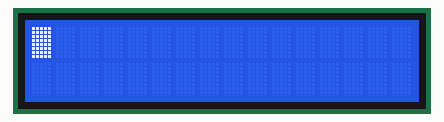
The sketch below on a simulated Arduino Uno, built with avr-gcc and run on an emulated ATmega328P. Shown: 16×2 character LCD. Wiring (inferred from the names in the program): character LCD (HD44780): RS pin 6; E pin 9; data pin 5, pin 8, pin 4, pin 7. Random numbers use the default seed unless the sketch sets one.

Above: at 0.88 s.
At 7.8 s:
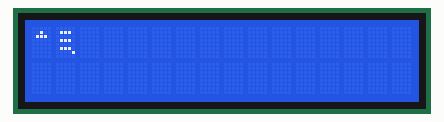
At 24.6 s:
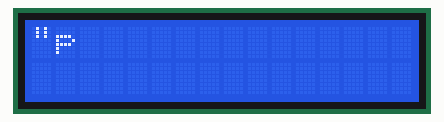
At 26.99 s:
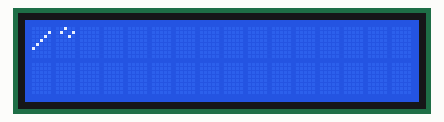
At 30.36 s:
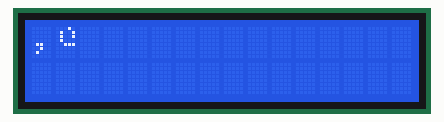
At 36.2 s:
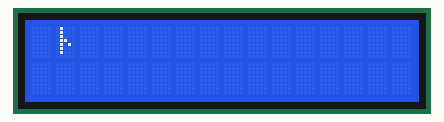

The sketch:

AY38910_Lorenz3D.ino
```cpp
// Lorenz3D attractor music //

  float x = 0.5f;
  float y = 0.5f;
  float z = -1.0f;

  bool drumon = false;

const byte ad[8] = { 8, 9, 2, 3, 4, 5, 6, 7 }; // connect to DA0,1,...,7
const byte pinBC1 = 10;
const byte pinCLK = 11; // OC2A output pin for ATmega328 boards
const byte pinBDIR = 12;
const byte pinRST = 13;

//Fast pin switching macros
#define __BCPORT__ PORTB
#define __BC1__ 2  // PORT PIN
#define __BDIR__ 4 // PORT PIN

void initFrequencyGenerator(){
    // Set Timer 2 CTC mode OC2A toggles on compare match
    TCCR2A = 0x42;
    TCCR2B = 0x01; // prescaller
    TIMSK2 = 0;
    // This value determines the output frequency: 0 - 16MHz, 1 - 8MHz, 2 - 4MHz, 3 - 2MHz, 4 - 1MHz
    OCR2A = 3;
}

/* Registers */
enum{
  REG_FREQ_A_LO = 0,
  REG_FREQ_A_HI,
  REG_FREQ_B_LO,
  REG_FREQ_B_HI,
  REG_FREQ_C_LO,
  REG_FREQ_C_HI,
  REG_FREQ_NOISE,
  REG_IO_MIXER,
  REG_LVL_A,
  REG_LVL_B,
  REG_LVL_C,
  REG_FREQ_ENV_LO,
  REG_FREQ_ENV_HI,
  REG_ENV_SHAPE,
  REG_IOA,
  REG_IOB
};

void send_data(byte address, byte data) {
// WRITE REGISTER NUMBER
  //write address to DA0-DA7 pins
  PORTB |= address & 0x03;
  PORTD |= address & 0xFC;
  //validate addess
  //set BC1+BDIR bits, latch address mode
  __BCPORT__ |= (1 << __BDIR__) + (1 << __BC1__);
  asm("nop\nnop\nnop\nnop\nnop\nnop\nnop\nnop"); //set+hold address delay 500ns (400+100 min)
  //clear BC1+BDIR bits, inactive mode
  __BCPORT__ &= ~((1 << __BDIR__) + (1 << __BC1__));
  // reset pins to tristate mode
  PORTB &= ~(address & 0x03);
  PORTD &= ~(address & 0xFC);

// WRITE REGISTER DATA
  //write data to pins
  PORTB |= data & 0x03;
  PORTD |= data & 0xFC;
  //validate data
  //set BDIR bit, write to reg mode
  __BCPORT__ |= ( 1 << __BDIR__);
  asm("nop\nnop\nnop\nnop"); //250ns delay (250min-500max) nop=62.5ns on 16MHz
  //clear BDIR bit, inactive mode
  __BCPORT__ &= ~( 1 << __BDIR__);
  // reset pins to tristate mode
  PORTB &= ~(data & 0x03);
  PORTD &= ~(data & 0xFC);
}

uint16_t note[] = {//MIDI note number
  15289, 14431, 13621, 12856, 12135, 11454, 10811, 10204,//0-o7
  9631, 9091, 8581, 8099, 7645, 7215, 6810, 6428,//8-15
  6067, 5727, 5405, 5102, 4816, 4545, 4290, 4050,//16-23
  3822, 3608, 3405, 3214, 3034, 2863, 2703, 2551,//24-31
  2408, 2273, 2145, 2025, 1911, 1804, 1703, 1607,//32-39
  1517, 1432, 1351, 1276, 1204, 1136, 1073, 1012,//40-47
  956, 902, 851, 804, 758, 716, 676, 638,//48-55
  602, 568, 536, 506, 478, 451, 426, 402,//56-63
  379, 358, 338, 319, 301, 284, 268, 253,//64-71
  239, 225, 213, 201, 190, 179, 169, 159,//72-79
  150, 142, 134, 127, 119, 113, 106, 100,//80-87
  95, 89, 84, 80, 75, 71, 67, 63,//88-95
  60, 56, 53, 50, 47, 45, 42, 40,//96-103
  38, 36, 34, 32, 30, 28, 27, 25,//104-111
  24, 22, 21, 20, 19, 18, 17, 16,//112-119
  15, 14, 13, 13, 12, 11, 11, 10,//120-127
  0//off
};

void note_chan_A(uint8_t i){
  send_data(REG_FREQ_A_LO, note[i]&0xff);
  send_data(REG_FREQ_A_HI, (note[i] >> 8)&0x0f);
}

void note_chan_B(uint8_t i){
  send_data(REG_FREQ_B_LO, note[i]&0xff);
  send_data(REG_FREQ_B_HI, (note[i] >> 8)&0x0f);
}

void note_chan_C(uint8_t i){
  send_data(REG_FREQ_C_LO, note[i]&0xff);
  send_data(REG_FREQ_C_HI, (note[i] >> 8)&0x0f);
}

void envelope(uint16_t freq){
  send_data(REG_FREQ_ENV_LO, freq & 0xff);
  send_data(REG_FREQ_ENV_HI, (freq >> 8)& 0xff);
}

void set_env( bool hold, bool alternate, bool attack, bool cont){
  send_data(REG_ENV_SHAPE, (hold == true ? 0 : 1)|(alternate == true? 0 : 2)|(attack == true ? 0 : 4)|(cont == true ? 0 : 8));
}

void amp_chan_A(uint8_t ampl, bool envset){
  send_data(REG_LVL_A, (ampl & 0xf)|(envset != true ? 0 : B00010000));
}

void amp_chan_B(uint8_t ampl, bool envset){
  send_data(REG_LVL_B, (ampl & 0xf)|(envset != true ? 0 : B00010000));
}

void amp_chan_C(uint8_t ampl, bool envset){
  send_data(REG_LVL_C, (ampl & 0xf)|(envset != true ? 0 : B00010000));
}

void noise(uint8_t freq){
  send_data(REG_FREQ_NOISE, freq&0x1f);
}

void set_mix(bool tone_A, bool tone_B, bool tone_C, bool noise_A, bool noise_B, bool noise_C){
   send_data(REG_IO_MIXER, B11000000|(noise_C == true ? 0 : B00100000)|(noise_B == true? 0 : B00010000)|(noise_A == true ? 0 : B00001000)|(tone_C == true ? 0 : B00000100)|(tone_B == true ? 0 : B00000010)|(tone_A == true ? 0 : B00000001));
}

void setup(){

  // INTERRUPT DISABLE
  cli();

  //init pins
  for(byte i=0; i < 8; i++) pinMode(ad[i], OUTPUT);

  pinMode(0, INPUT);

  pinMode(pinBC1, OUTPUT);
  pinMode(pinBDIR, OUTPUT);
  pinMode(pinRST, OUTPUT);

  //inactive mode
  digitalWrite(pinBC1, LOW);
  digitalWrite(pinBDIR, LOW);

  pinMode(pinCLK, OUTPUT);
  initFrequencyGenerator();

  // reset sequence
  digitalWrite(pinRST, LOW);
  delay(10);
  digitalWrite(pinRST, HIGH);

  // INTERRUPT ENABLE
  sei();

  // volume 0 - mute chan. A.B.C
  send_data(REG_LVL_A, B00000000);
  send_data(REG_LVL_B, B00000000);
  send_data(REG_LVL_C, B00000000);

}

void loop(){

  float oldx = x;
  float oldy = y;
  float oldz = z;

  x = oldx*oldy-oldz;
  y = oldx;
  z = oldy;

  uint8_t xout = 64.0f + (47.0f * x);
  uint8_t yout = 64.0f + (47.0f * y);
  uint8_t zout = 64.0f + (47.0f * z);

  uint8_t notea = map(xout, 0, 127, 12, 72); // quantise note C1-c4
  uint8_t noteb = map(yout, 0, 127, 12, 72); // quantise note C1-c4
  uint8_t notec = map(zout, 0, 127, 12, 72); // quantise note C1-c4

  uint8_t vola = map(xout, 0, 127, 1, 13);
  uint8_t volb = map(yout, 0, 127, 1, 13);
  uint8_t volc = map(zout, 0, 127, 1, 13);

  set_mix(1, 1, 1, 0, 0, 1); // toneA, toneB, toneC, noiseA, noiseB, noiseC 0-1

  amp_chan_A(vola, 0); // 0-15
  amp_chan_B(volb, 0); // 0-15
  amp_chan_C(volc, 1); // 0-15

  if(drumon == true){

    noise(rand()%32); // 0-31
    set_env(1, 1, 1, 0); // hold, alter, attack, cont 0-1
    envelope(rand()%500); // 0-65535

  } else {

    noise(rand()%32); // 0-31
    set_env(0, 0, 1, 1); // hold, alter, attack, cont 0-1
    envelope(rand()%5000); // 0-65535

  }

  drumon = !drumon;

  note_chan_A(notea); // note 0-127
  note_chan_B(noteb); // note 0-127
  note_chan_C(notec); // note 0-127

  delay(80);

  note_chan_A(notec-7); // note 0-127
  note_chan_B(notec+7); // note 0-127

  delay(160);

}
```

Measured:
- what the display in image 1 shows lasts 0.6 s, from 7.7 s to 8.3 s
- what the display in image 3 shows lasts 0.4 s, from 26.8 s to 27.2 s
- what the display in image 5 shows lasts 0.7 s, from 36.2 s to 36.9 s
